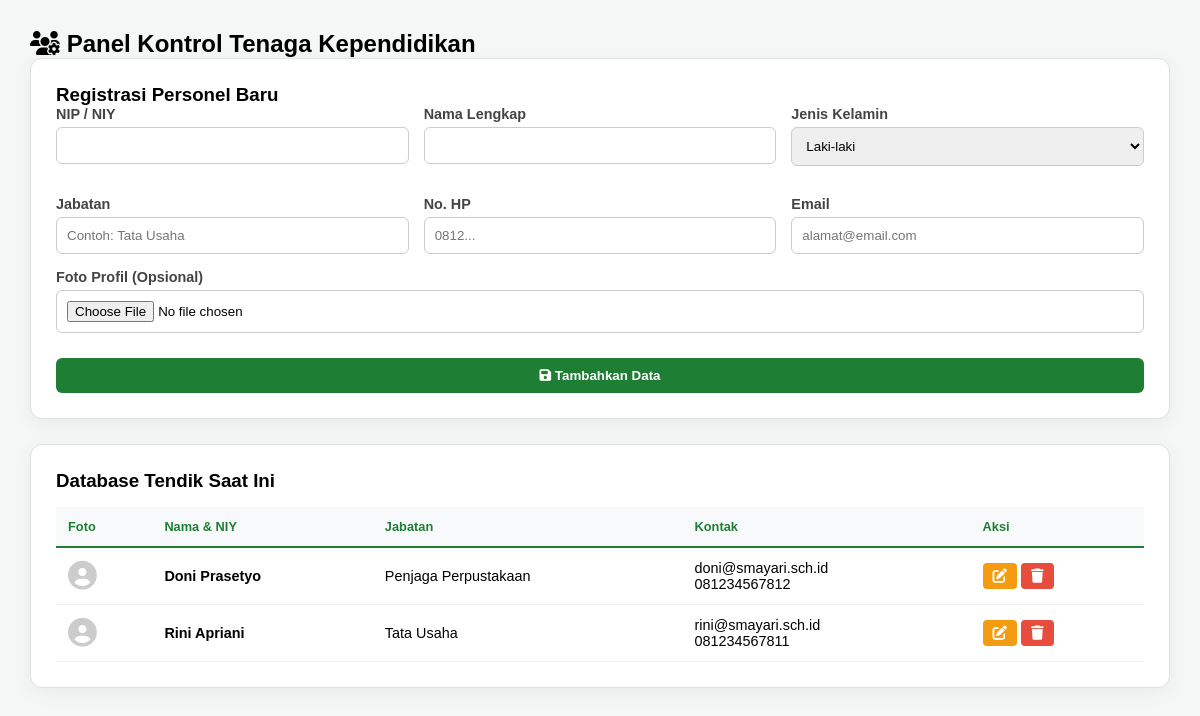
Page /admin/admin_direktori/tendik.php on the committed database.
### tables this page shows
CREATE TABLE `tendik` (
  `id` int(11) NOT NULL,
  `nip` varchar(30) NOT NULL,
  `nama_lengkap` varchar(100) NOT NULL,
  `jenis_kelamin` enum('Laki-laki','Perempuan') NOT NULL,
  `jabatan` varchar(100) DEFAULT NULL,
  `no_hp` varchar(20) DEFAULT NULL,
  `email` varchar(100) DEFAULT NULL,
  `created_at` timestamp NOT NULL DEFAULT CURRENT_TIMESTAMP
);

### admin/admin_direktori/tendik.php (the view, shortened to what this page needs)
<?php
include '../../koneksi.php';
$path_upload = "../../img_tendik/";
$data_edit = null;
?>
<!DOCTYPE html>
<html lang="id">
<head>
    <link rel="stylesheet" href="/project-web-sekolah/style.css">
    <link rel="stylesheet" href="https://cdnjs.cloudflare.com/ajax/libs/font-awesome/6.4.0/css/all.min.css">
</head>
<body>
<div class="admin-wrap">
    <h2><i class="fas fa-users-cog"></i> Panel Kontrol Tenaga Kependidikan</h2>
    <div class="card">
        <h3><?php echo $data_edit ? "Update Data Personel" : "Registrasi Personel Baru"; ?></h3>
        <form method="POST" enctype="multipart/form-data">
            <div class="form-grid">
                <div class="form-group">
                    <label>NIP / NIY</label>
                    <input type="text" name="niy" value="<?php echo $data_edit['niy'] ?? ''; ?>" required>
                </div>
                <div class="form-group">
                    <label>Nama Lengkap</label>
                    <input type="text" name="nama_lengkap" value="<?php echo $data_edit['nama_lengkap'] ?? ''; ?>" required>
                </div>
                <div class="form-group">
                    <label>Jenis Kelamin</label>
                    <select name="jenis_kelamin" required>
                        <option value="Laki-laki" <?php echo (isset($data_edit) && $data_edit['jenis_kelamin'] == 'Laki-laki') ? 'selected' : ''; ?>>Laki-laki</option>
                    </select>
                </div>
                <div class="form-group">
                    <label>Jabatan</label>
                    <input type="text" name="jabatan" value="<?php echo $data_edit['jabatan'] ?? ''; ?>" placeholder="Contoh: Tata Usaha" required>
                </div>
                <div class="form-group">
                    <label>No. HP</label>
                    <input type="text" name="no_hp" value="<?php echo $data_edit['no_hp'] ?? ''; ?>" placeholder="0812...">
                </div>
                <div class="form-group">
                    <label>Email</label>
                    <input type="email" name="email" value="<?php echo $data_edit['email'] ?? ''; ?>" placeholder="alamat@email.com">
                </div>
            </div>
            <div class="form-group">
                <label>Foto Profil (Opsional)</label>
                <input type="file" name="foto" accept="image/*">
            </div>
            <button type="submit" name="simpan" class="btn btn-primary">
                <i class="fas fa-save"></i> <?php echo $data_edit ? "Simpan Perubahan" : "Tambahkan Data"; ?>
            </button>
        </form>
    </div>
    <div class="card">
        <h3>Database Tendik Saat Ini</h3>
        <table>
            <thead>
                <tr>
                    <th>Foto</th>
                    <th>Nama & NIY</th>
                    <th>Jabatan</th>
                    <th>Kontak</th>
                    <th>Aksi</th>
                </tr>
            </thead>
            <tbody>
                <?php
                $res = mysqli_query($conn, "SELECT * FROM tendik ORDER BY id DESC");
                while ($row = mysqli_fetch_assoc($res)):
                ?>
                <tr>
                    <td>
                        <?php if(!empty($row['foto']) && file_exists($path_upload . $row['foto'])): ?>
                            <img src="<?php echo $path_upload . $row['foto']; ?>" class="img-preview">
                        <?php else: ?>
                            <i class="fas fa-user-circle fa-2x" style="color: #ccc"></i>
                        <?php endif; ?>
                    </td>
                    <td><strong><?php echo $row['nama_lengkap']; ?></strong><br><small><?php echo $row['niy']; ?></small></td>
                    <td><?php echo $row['jabatan']; ?></td>
                    <td><?php echo $row['email']; ?><br><?php echo $row['no_hp']; ?></td>
                    <td>
                        <a href="?edit=<?php echo $row['id']; ?>" class="btn-edit"><i class="fas fa-edit"></i></a>
                        <a href="?hapus=<?php echo $row['id']; ?>" class="btn-delete" onclick="return confirm('Hapus data?')"><i class="fas fa-trash"></i></a>
                    </td>
                </tr>
                <?php endwhile; ?>
            </tbody>
        </table>
    </div>
</div>
</body>
</html>

### style.css (style rules this page uses)
* { margin: 0; padding: 0; box-sizing: border-box; font-family: sans-serif; }

### admin/admin_direktori/tendik.php (style rules this page uses)
.admin-wrap { padding: 30px; background: #f4f7f6; min-height: 100vh; font-family: 'Segoe UI', Tahoma, Geneva, Verdana, sans-serif; }
.card { background: #fff; padding: 25px; border-radius: 12px; box-shadow: 0 5px 20px rgba(0,0,0,0.05); margin-bottom: 25px; border: 1px solid #e0e0e0; }
.form-grid { display: grid; grid-template-columns: 1fr 1fr 1fr; gap: 15px; }
.form-group { margin-bottom: 15px; }
.form-group label { display: block; font-weight: 600; margin-bottom: 5px; color: #444; font-size: 0.9em; }
.form-group input, .form-group select { width: 100%; padding: 10px; border: 1px solid #ccc; border-radius: 6px; }
.btn { padding: 10px 20px; border-radius: 6px; border: none; cursor: pointer; font-weight: 600; text-decoration: none; display: inline-block; transition: 0.3s; }
.btn-primary { background: #1e7e34; color: #fff; width: 100%; border: none; margin-top: 10px; }
.btn-edit { background: #f39c12; color: #fff; padding: 5px 10px; border-radius: 4px; }
.btn-delete { background: #e74c3c; color: #fff; padding: 5px 10px; border-radius: 4px; }
table { width: 100%; border-collapse: collapse; margin-top: 15px; background: #fff; }
table th { background: #f8f9fa; padding: 12px; text-align: left; border-bottom: 2px solid #1e7e34; color: #1e7e34; font-size: 0.8em; }
table td { padding: 12px; border-bottom: 1px solid #eee; font-size: 0.9em; }

### rows in the picture
tendik: nama_lengkap "Doni Prasetyo", jabatan "Penjaga Perpustakaan", email "doni@smayari.sch.id", no_hp "081234567812"
tendik: nama_lengkap "Rini Apriani", jabatan "Tata Usaha", email "rini@smayari.sch.id", no_hp "081234567811"
